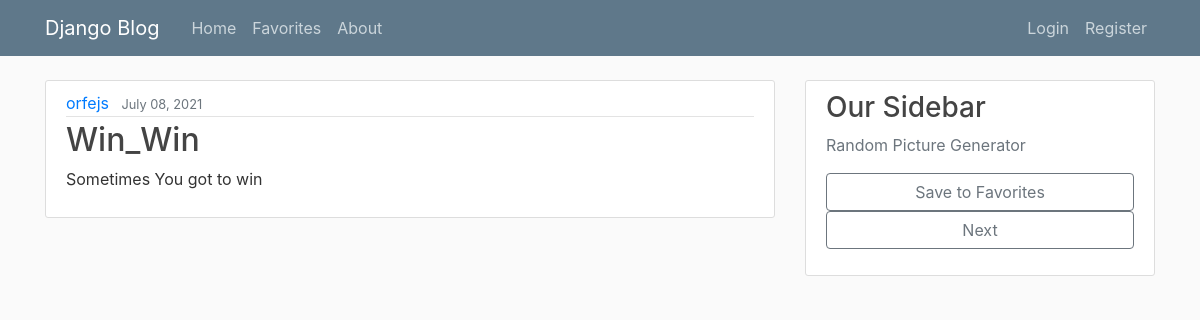
The app's page /post/1/ with its own data.
### my_site/blog/models.py (models this page shows, shortened)
class Post(models.Model):
    title = models.CharField(max_length=100)
    content = models.TextField()
    date_posted = models.DateTimeField(default=timezone.now)
    author = models.ForeignKey(User, on_delete=models.CASCADE)

### my_site/blog/views.py (the view)
# urls.py: path('post/<int:pk>/', PostDetailView.as_view(), name='post-detail'),
class PostDetailView(DetailView):
    model = Post

### blog/templates/blog/post_detail.html
{% extends "blog/base.html" %}
{% block content %}
  <article class="media content-section">
    <div class="media-body">
      <div class="article-metadata">
        <a class="mr-2" href="#">{{ object.author }}</a>
        <small class="text-muted">{{ object.date_posted|date:"F d, Y" }}</small>
      </div>
      <h2 class="article-title">{{ object.title }}</h2>
      <p class="article-content">{{ object.content }}</p>
    </div>
  </article>
{% endblock content %}

### my_site/blog/static/blog/main.css (style rules this page uses)
body { background: #fafafa; color: #333333; margin-top: 5rem; }
h1, h2, h3, h4, h5, h6 { color: #444444; }
.content-section { background: #ffffff; padding: 10px 20px; border: 1px solid #dddddd; border-radius: 3px; margin-bottom: 20px; }
.article-title { color: #444444; }
.article-content { white-space: pre-line; }
.article-metadata { padding-bottom: 1px; margin-bottom: 4px; border-bottom: 1px solid #e3e3e3 }

### records on screen
Post: author "orfejs", date_posted "July 08, 2021", title "Win_Win", content "Sometimes You got to win"
